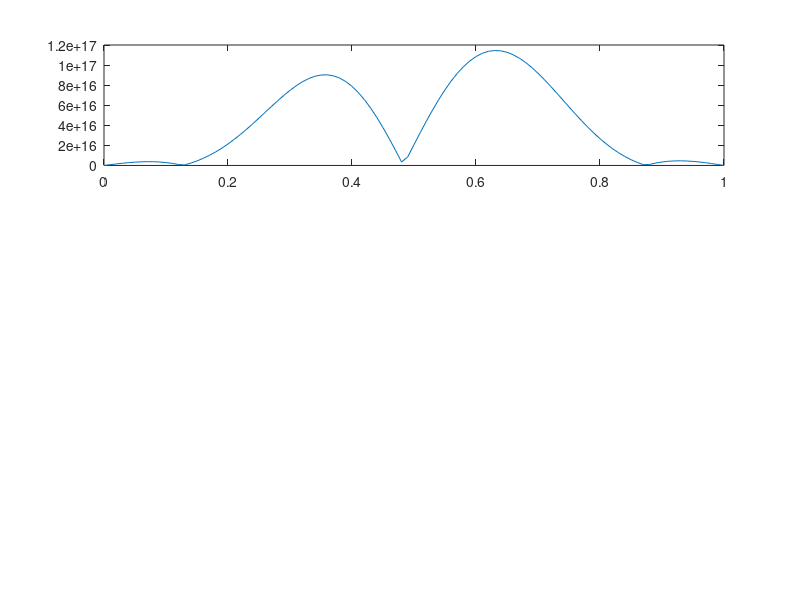

The MATLAB script that drew this image: (Note: this script raises an error after producing the figure.)
%% U3 d)
% _________________________________________________________________________

close all; clear; clc;
format long;

% === CONDITIONS ===

% Given values
f = @(x,t) 0;               % Function depending on x and t
D = 1;                      % Heat transfer coefficient
T = 0;                      % Dirichlet boundary value at the first point
IV_x_0 = @(x) sin(5*pi*x);  % Initial value (anonymous function)

% Analytic solution at point x and time t=0.01
u_analytic = @(x,t) sin(5*pi*x) * exp(-25*pi^2*0.01);


% === INTERVAL ===

% Define the computational space
x0 = 0;
xN = 1;
t0 = 0;
tM = 0.01;

N = 100;                        % Iterations for space
M_vec = [150 200 1000];         % Iterations for time


for i=1:3

    dx = (xN-x0) / N;           % Step length in space
    dt = (tM-t0) / M_vec(i);    % Step length in time
    sigma = (D*dt) / (dx^2);
    
    x_vec = (x0:dx:xN)';        % All points in space
    x_inner = x_vec(2:end-1);   % Inner points (N-1 in total) in space
    t_vec = (t0:dt:tM)';        % All points in time
    
    
    % === SOLUTION MATRIX ===
    
    % Define the solution matrix.
    % Note the number of elements: each column (representing a fixed point 
    % in space) corresponds to approximations at a point in time.
    
    % The solution matrix
    SOLMAT = zeros(N-1 , M_vec(i)+1);
    
    % Boundary values for the first column, i.e., the first point in space.
    IV = IV_x_0(x_inner);
    SOLMAT(:,1) = IV;
    
    % Create the system matrix in three steps (xN = 1??);
    m1 = -2 * diag(ones(1,N-1));        % Main  diagonal
    m2 = 1 * diag(ones(1,N-2), 1);      % Upper diagonal
    m3 = 1 * diag(ones(1,N-2), -1);     % Lower diagonal
    %tridiagmat = sparse(m1 + m2 + m3);
    A = (m1 + m2 + m3);
    
    % Step in time - iterate with the matrix formula
    for j = 1:M_vec(i)
        SOLMAT(:,j+1) = SOLMAT(:,j) + sigma.* (A * SOLMAT(:,j));
    end
    
    % Add boundary values to the solution
    w_mat = [zeros(1,M_vec(i)+1); SOLMAT; zeros(1,M_vec(i)+1)];
    
    % Absolute error vector
    u_vec = u_analytic(x_vec);    
    error_vec = abs(u_vec - w_mat(:,M_vec(i)+1));

    % Plot
    figure(1)
    subplot(3,1,i)
    %hold on
    plot(x_vec,error_vec);
    title('Plot for M:', M_vec(i));
    
end



N = 500;                        % Iterations for space
M_vec = [4900 5000 6000];       % Iterations for time


for i=1:3

    dx = (xN-x0) / N;           % Step length in space
    dt = (tM-t0) / M_vec(i);    % Step length in time
    sigma = (D*dt) / (dx^2);
    
    x_vec = (x0:dx:xN)';        % All points in space
    x_inner = x_vec(2:end-1);   % Inner points (N-1 in total) in space
    t_vec = (t0:dt:tM)';        % All points in time
    
    
    % === SOLUTION MATRIX ===
    
    % Define the solution matrix.
    % Note the number of elements: each column (representing a fixed point 
    % in space) corresponds to approximations at a point in time.
    
    % The solution matrix
    SOLMAT = zeros(N-1 , M_vec(i)+1);
    
    % Boundary values for the first column, i.e., the first point in space.
    IV = IV_x_0(x_inner);
    SOLMAT(:,1) = IV;
    
    % Create the system matrix in three steps (xN = 1??);
    m1 = -2 * diag(ones(1,N-1));        % Main  diagonal
    m2 = 1 * diag(ones(1,N-2), 1);      % Upper diagonal
    m3 = 1 * diag(ones(1,N-2), -1);     % Lower diagonal
    %tridiagmat = sparse(m1 + m2 + m3);
    A = (m1 + m2 + m3);
    
    % Step in time - iterate with the matrix formula
    for j = 1:M_vec(i)
        SOLMAT(:,j+1) = SOLMAT(:,j) + sigma.* (A * SOLMAT(:,j));
    end
    
    % Add boundary values to the solution
    w_mat = [zeros(1,M_vec(i)+1); SOLMAT; zeros(1,M_vec(i)+1)];
    u_vec = u_analytic(x_vec);
    
    error_vec = abs(u_vec - w_mat(:,M_vec(i)+1));
    figure(2)
    subplot(3,1,i)
    %hold on
    plot(x_vec,error_vec);
    title('Plot for M:',M_vec(i));
    

end


N = 1000;                       % Iterations for space
M_vec = [19900 20000 23000];    % Iterations for time


for i=1:3

    dx = (xN-x0) / N;           % Step length in space
    dt = (tM-t0) / M_vec(i);    % Step length in time
    sigma = (D*dt) / (dx^2);
    
    x_vec = (x0:dx:xN)';        % All points in space
    x_inner = x_vec(2:end-1);   % Inner points (N-1 in total) in space
    t_vec = (t0:dt:tM)';        % All points in time
    
    
    % === SOLUTION MATRIX ===
    
    % Define the solution matrix.
    % Note the number of elements: each column (representing a fixed point 
    % in space) corresponds to approximations at a point in time.
    
    % The solution matrix
    SOLMAT = zeros(N-1 , M_vec(i)+1);
    
    % Boundary values for the first column, i.e., the first point in space.
    IV = IV_x_0(x_inner);
    SOLMAT(:,1) = IV;
    
    % Create the system matrix in three steps (xN = 1??);
    m1 = -2 * diag(ones(1,N-1));        % Main  diagonal
    m2 = 1 * diag(ones(1,N-2), 1);      % Upper diagonal
    m3 = 1 * diag(ones(1,N-2), -1);     % Lower diagonal
    %tridiagmat = sparse(m1 + m2 + m3);
    A = (m1 + m2 + m3);
    
    % Step in time - iterate with the matrix formula
    for j = 1:M_vec(i)
        SOLMAT(:,j+1) = SOLMAT(:,j) + sigma.* (A * SOLMAT(:,j));
    end
    
    % Add boundary values to the solution
    w_mat = [zeros(1,M_vec(i)+1); SOLMAT; zeros(1,M_vec(i)+1)];
    u_vec = u_analytic(x_vec);
    
    error_vec = abs(u_vec - w_mat(:,M_vec(i)+1));
    figure(3)
    subplot(3,1,i)
    %hold on
    plot(x_vec,error_vec);
    title('Plot for M:',M_vec(i));
    

end
